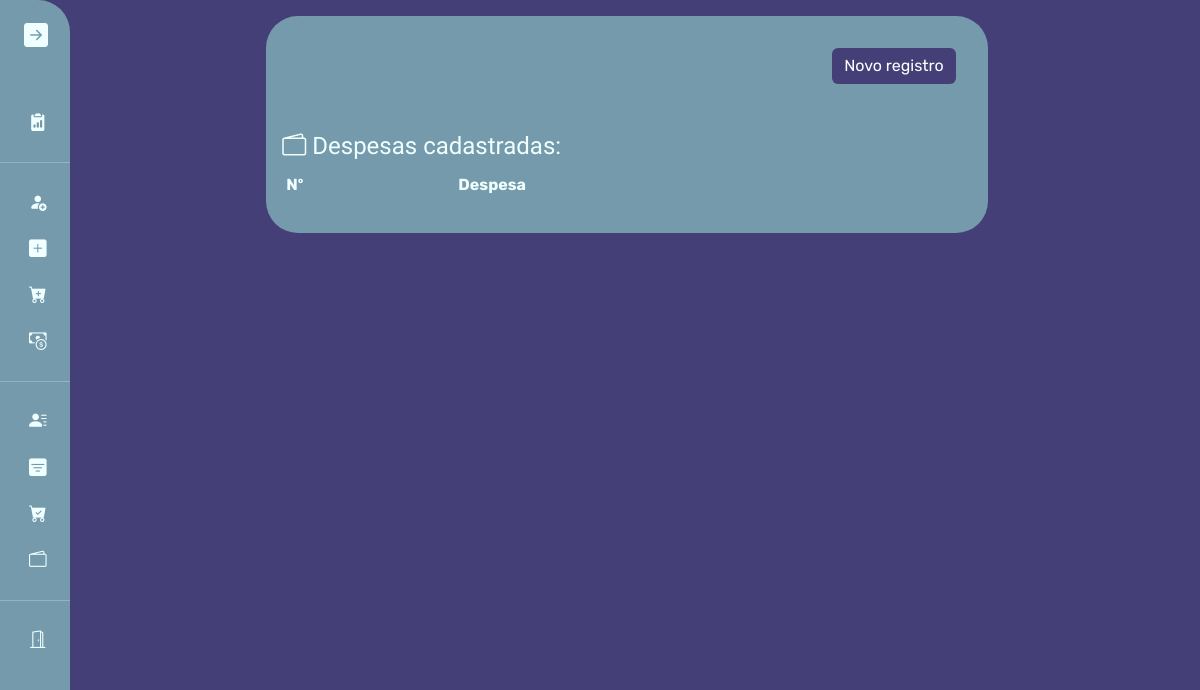
The page /visualizar-despesas/ (signed in) on the database as committed earlier.
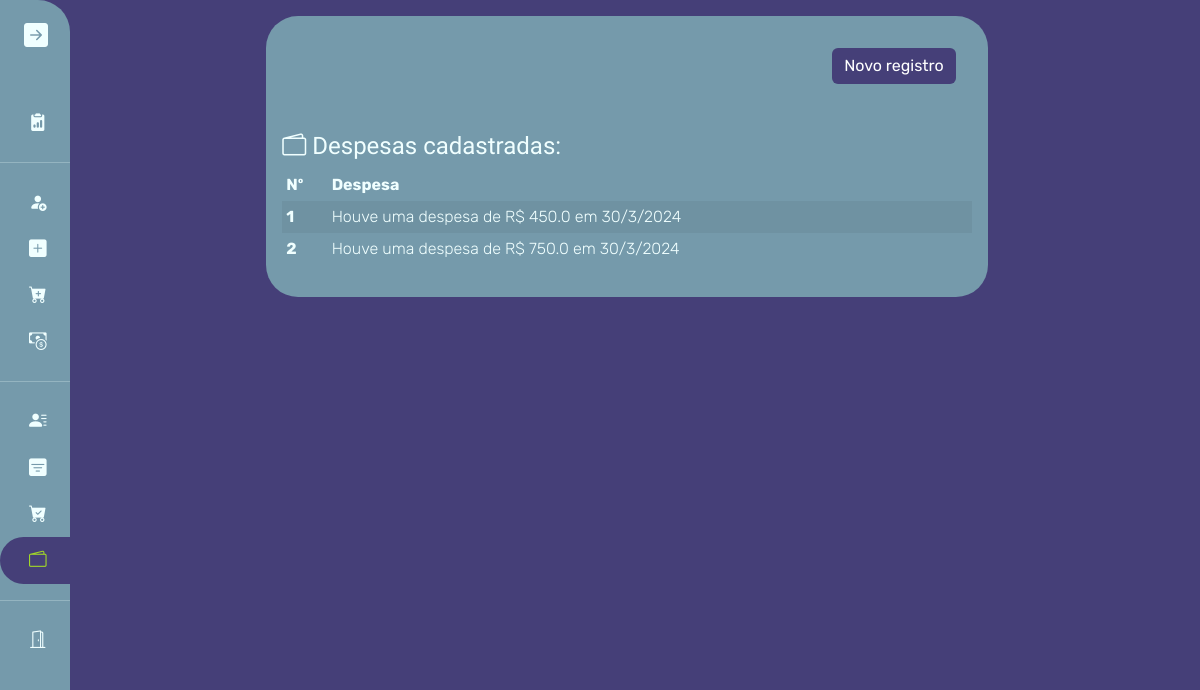
The same page on the database as committed later.
### Central/models.py (models this page shows)
class Despesa(models.Model):
    valor = models.FloatField()
    data = models.DateTimeField(default=datetime.now())
    def __str__(self):
        return f'Houve uma despesa de R$ {self.valor} em {f"{self.data.day}/{self.data.month}/{self.data.year}"}'

### VisualizacoesBD/views.py (the view)
# urls.py: path('visualizar-despesas/', visual_despesas_view, name='VisualDespesas'),
@login_required
def visual_despesas_view(request):
    despesas = Despesa.objects.all()
    dict_despesas = {}
    cont = 1
    for despesa in despesas:
        dict_despesas[cont] = despesa
        cont += 1
    return render(request, 'VisualizacoesBD/visual-despesas.html', {'dados': dict_despesas})

### VisualizacoesBD/templates/VisualizacoesBD/visual-despesas.html (shortened to what this page needs)
{% extends 'Bases/base-visuals.html' %}
{% load static %}
{% block url_regist %}{% url 'RegistDespesa' %}{% endblock %}
{% block cabecalho_table %}
    <i class="bi bi-wallet2"></i>
    Despesas cadastradas:
{% endblock %}
{% block colunas %}
    <th scope="col">Nº</th>
    <th scope="col">Despesa</th>
{% endblock %}
{% block tratam_dados %}
    <th scope="row">{{ n }}</th>
    <td>{{ dado }}</td>
{% endblock %}

### templates/Bases/base-visuals.html
{% extends 'Bases/menu-lateral.html' %}
{% load static %}
{% block meus_estilos %}
    <link rel="stylesheet" href="{% static 'css/Bases/base-visuals.css' %}">
{% endblock %}
{% block conteudo %}
    <div class="container-fluid">
        <div class="row">
            <div class="col-12 col-lg-8 mx-auto fundo p-3 d-flex flex-column">
                <a href="{% block url_regist %}{% endblock %}" class="btn btn-primary align-self-end me-3 mt-3">Novo registro</a>
                <p class="h4 mt-5 comforta">{% block cabecalho_table %}{% endblock %}</p>
                <table class="table table-sm table-striped table-hover">
                    <thead>
                        <tr>
                            {% block colunas %}{% endblock %}
                        </tr>
                    </thead>
                    <tbody>
                        {% for n, dado in dados.items %}
                            <tr>
                                {% block tratam_dados %}{% endblock %}
                            </tr>
                        {% endfor %}
                    </tbody>
                </table>
            </div>
        </div>
    </div>
{% endblock %}

Rows that differ between the two databases and show on the page:
added Despesa: id "1", valor+data "Houve uma despesa de R$ 450.0 em 30/3/2024"
added Despesa: id "2", valor+data "Houve uma despesa de R$ 750.0 em 30/3/2024"
